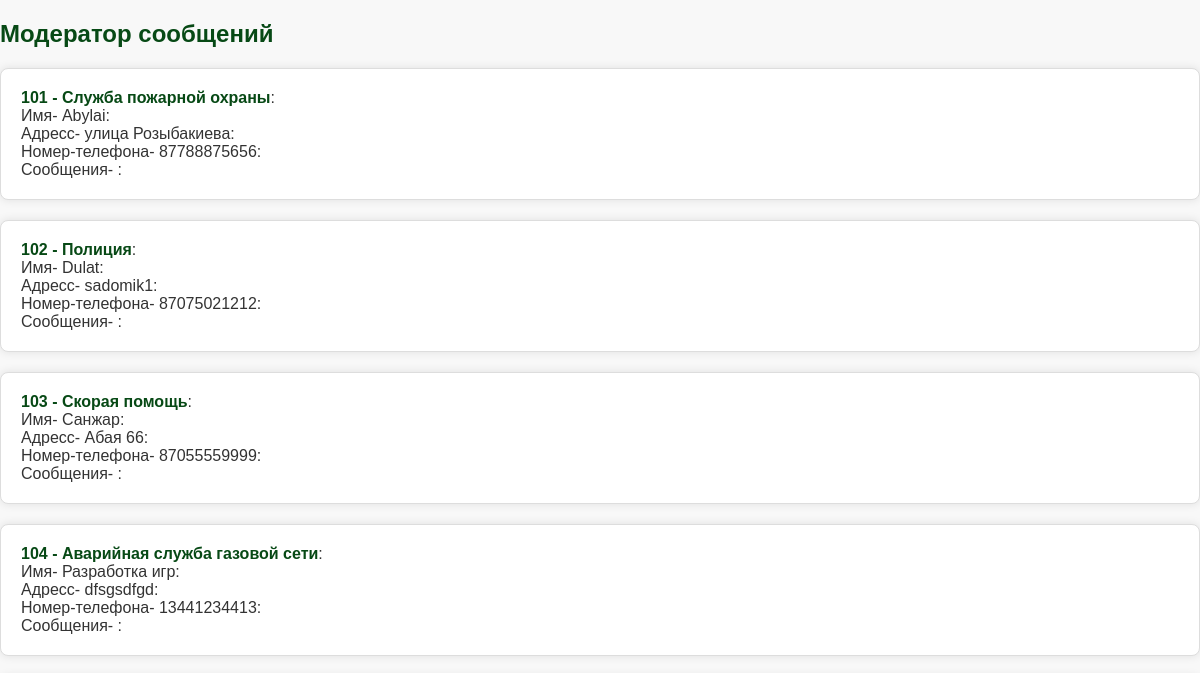
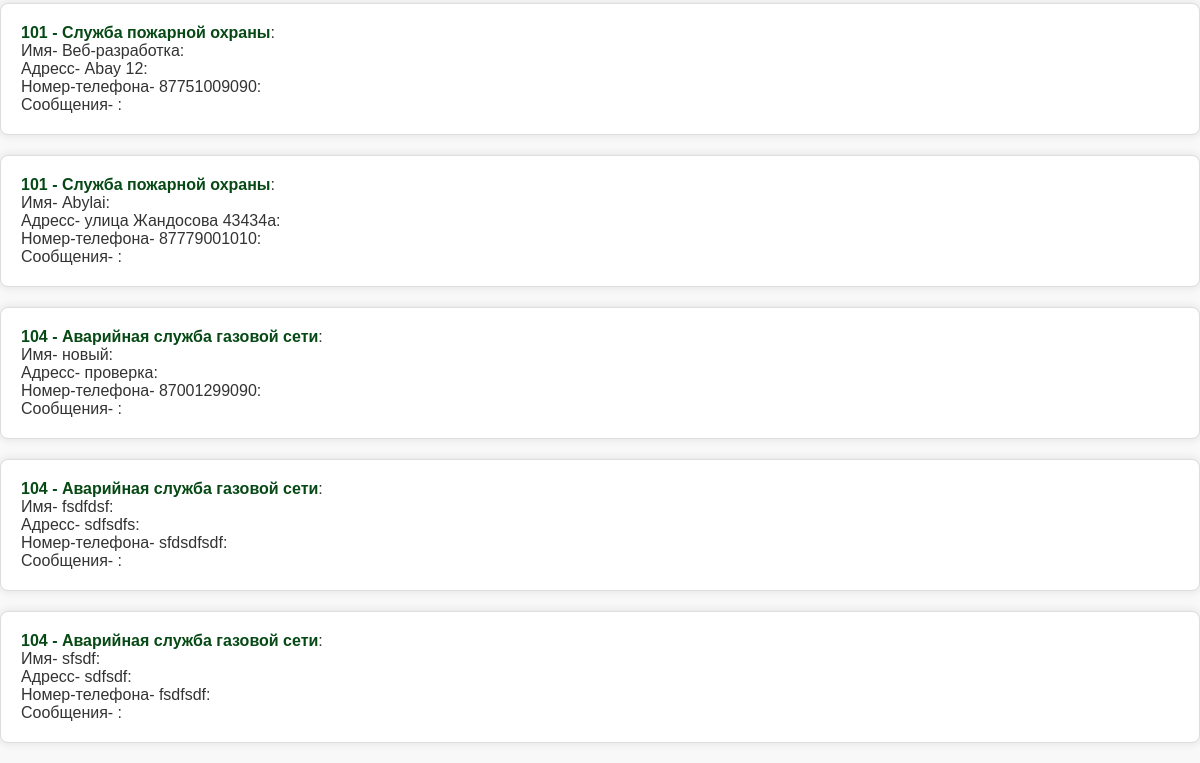
The page /moderator-notifications/ on the database as committed earlier (2 pictures, top to bottom).
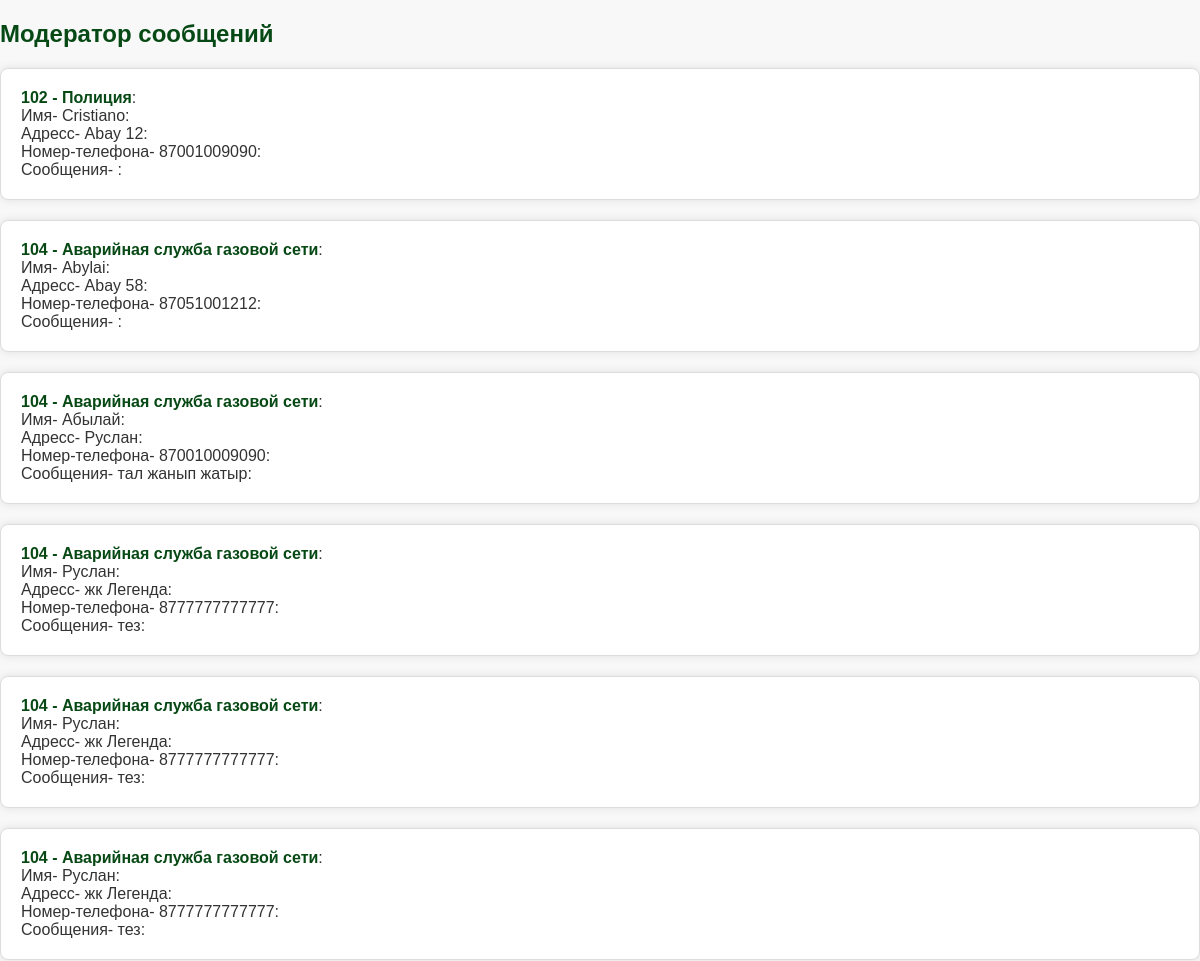
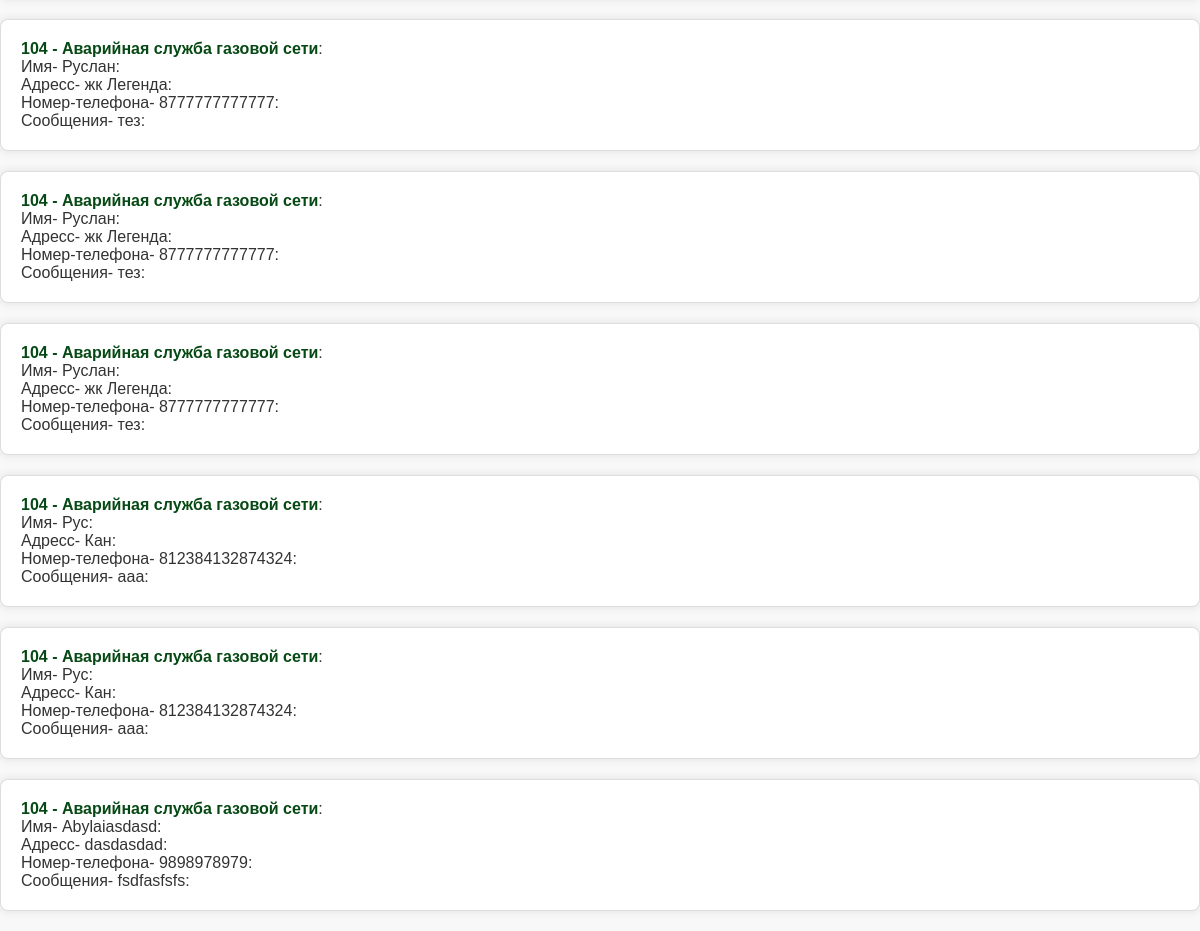
The same page on the database as committed later (2 pictures, top to bottom).
### back/models.py (models this page shows, shortened)
class Notification(models.Model):
    organ = models.ForeignKey(Organ, on_delete=models.CASCADE)
    name = models.CharField(max_length=50, default="")
    address = models.CharField(max_length=255)
    description = models.CharField(max_length=255, default="")
    phone_number = models.CharField(max_length=100, default="")
    timestamp = models.DateTimeField(auto_now_add=True)

class Organ(models.Model):
    title = models.CharField(max_length=100, default="Default Title")
    description = models.TextField(default="")

### back/views.py (the view)
# urls.py: path('moderator-notifications/', views.moderator_notifications, name='moderator_notifications'),
def moderator_notifications(request):
    notifications = Notification.objects.all()
    return render(request, 'back/moderator_notifications.html', {'notifications': notifications})

### back/templates/back/moderator_notifications.html (shortened to what this page needs)
{% load static %}
<!DOCTYPE html>
<html lang="en">
<head>
    <link rel="stylesheet" href="{% static 'back/css/moderator.css' %}">
</head>
<body>
    <h2>Модератор сообщений</h2>
    <ul>
        {% for notification in notifications %}
            <li>
                <strong>{{ notification.organ.title }} - {{ notification.organ.description }}</strong>:
                <br>
                Имя- {{ notification.name }}:
                <br>
                Адресс- {{ notification.address }}:
                <br>
                Номер-телефона- {{ notification.phone_number }}:
                <br>
                Сообщения- {{ notification.description }}:
            </li>
        {% endfor %}
    </ul>
</body>
</html>

Rows that differ between the two databases and show on the page:
removed Notification: organ "101", organ.description "Служба пожарной охраны", name "Abylai", address "улица Розыбакиева", phone_number "87788875656"
removed Notification: organ "102", organ.description "Полиция", name "Dulat", address "sadomik1", phone_number "87075021212"
removed Notification: organ "103", organ.description "Скорая помощь", name "Санжар", address "Абая 66", phone_number "87055559999"
removed Notification: organ "104", organ.description "Аварийная служба газовой сети", name "Разработка игр", address "dfsgsdfgd", phone_number "13441234413"
removed Notification: organ "101", organ.description "Служба пожарной охраны", name "Веб-разработка", address "Abay 12", phone_number "87751009090"
removed Notification: organ "101", organ.description "Служба пожарной охраны", name "Abylai", address "улица Жандосова 43434а", phone_number "87779001010"
removed Notification: organ "104", organ.description "Аварийная служба газовой сети", name "новый", address "проверка", phone_number "87001299090"
removed Notification: organ "104", organ.description "Аварийная служба газовой сети", name "fsdfdsf", address "sdfsdfs", phone_number "sfdsdfsdf"
removed Notification: organ "104", organ.description "Аварийная служба газовой сети", name "sfsdf", address "sdfsdf", phone_number "fsdfsdf"
added Notification: organ "102", organ.description "Полиция", name "Cristiano", address "Abay 12", phone_number "87001009090"
added Notification: organ "104", organ.description "Аварийная служба газовой сети", name "Abylai", address "Abay 58", phone_number "87051001212"
added Notification: organ "104", organ.description "Аварийная служба газовой сети", name "Абылай", address "Руслан", phone_number "870010009090", description "тал жанып жатыр"
added Notification: organ "104", organ.description "Аварийная служба газовой сети", name "Руслан", address "жк Легенда", phone_number "8777777777777", description "тез"
added Notification: organ "104", organ.description "Аварийная служба газовой сети", name "Руслан", address "жк Легенда", phone_number "8777777777777", description "тез"
added Notification: organ "104", organ.description "Аварийная служба газовой сети", name "Руслан", address "жк Легенда", phone_number "8777777777777", description "тез"
added Notification: organ "104", organ.description "Аварийная служба газовой сети", name "Руслан", address "жк Легенда", phone_number "8777777777777", description "тез"
added Notification: organ "104", organ.description "Аварийная служба газовой сети", name "Руслан", address "жк Легенда", phone_number "8777777777777", description "тез"
added Notification: organ "104", organ.description "Аварийная служба газовой сети", name "Руслан", address "жк Легенда", phone_number "8777777777777", description "тез"
added Notification: organ "104", organ.description "Аварийная служба газовой сети", name "Рус", address "Кан", phone_number "812384132874324", description "ааа"
added Notification: organ "104", organ.description "Аварийная служба газовой сети", name "Рус", address "Кан", phone_number "812384132874324", description "ааа"
added Notification: organ "104", organ.description "Аварийная служба газовой сети", name "Abylaiasdasd", address "dasdasdad", phone_number "9898978979", description "fsdfasfsfs"
